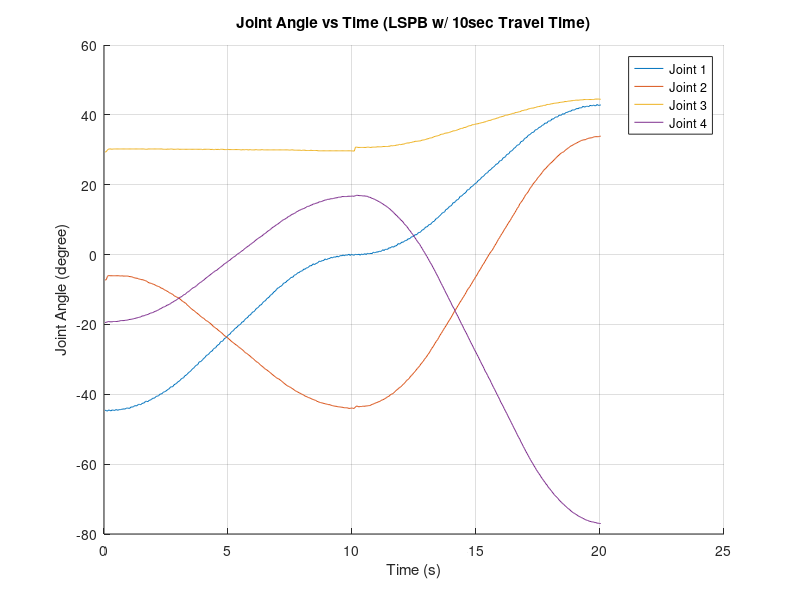
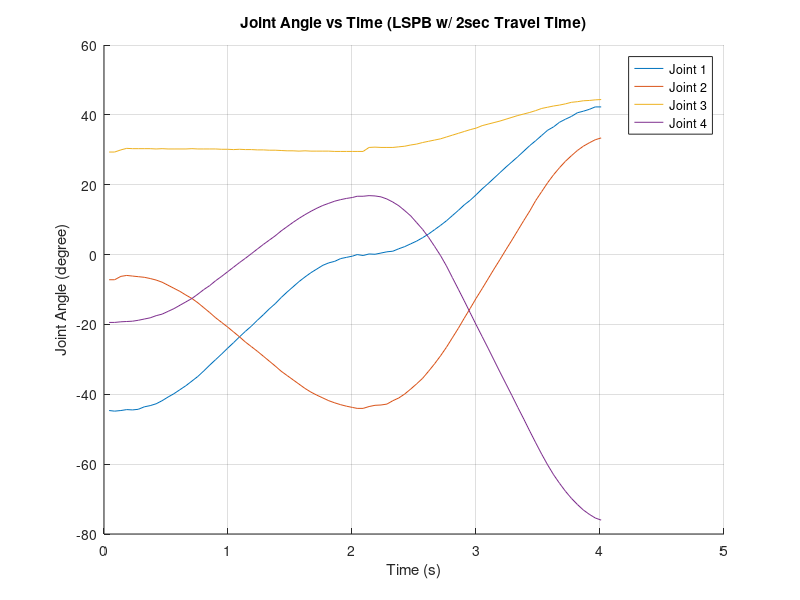

Reproduce these figures in MATLAB, in order.
clc;
clear;
close all;

load Task2Data10sec.mat
j_10_c = j_angles;
j_10_t = t_values;
j_10_i = iter;

load Task2Data2sec.mat
j_2_c = j_angles;
j_2_t = t_values;
j_2_i = iter;

figure;
hold on;
grid on;
plot(j_10_t(1:(j_10_i-1)),j_10_c(1,1:(j_10_i-1)), 'DisplayName', 'Joint 1')
plot(j_10_t(1:(j_10_i-1)),j_10_c(2,1:(j_10_i-1)), 'DisplayName', 'Joint 2')
plot(j_10_t(1:(j_10_i-1)),j_10_c(3,1:(j_10_i-1)), 'DisplayName', 'Joint 3')
plot(j_10_t(1:(j_10_i-1)),j_10_c(4,1:(j_10_i-1)), 'DisplayName', 'Joint 4')
title("Joint Angle vs Time (LSPB w/ 10sec Travel Time)")
xlabel("Time (s)")
ylabel("Joint Angle (degree)")
legend
hold off;

figure;
hold on;
grid on;
plot(j_2_t(1:(j_2_i-1)),j_2_c(1,1:(j_2_i-1)), 'DisplayName', 'Joint 1')
plot(j_2_t(1:(j_2_i-1)),j_2_c(2,1:(j_2_i-1)), 'DisplayName', 'Joint 2')
plot(j_2_t(1:(j_2_i-1)),j_2_c(3,1:(j_2_i-1)), 'DisplayName', 'Joint 3')
plot(j_2_t(1:(j_2_i-1)),j_2_c(4,1:(j_2_i-1)), 'DisplayName', 'Joint 4')
title("Joint Angle vs Time (LSPB w/ 2sec Travel Time)")
xlabel("Time (s)")
ylabel("Joint Angle (degree)")
legend